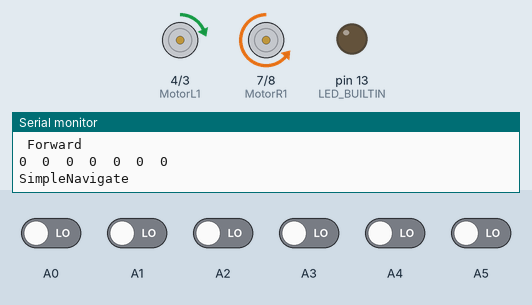
Simulated run of this sketch. Board: Arduino Uno, built with avr-gcc and run on an emulated ATmega328P. Parts: motor-driver pin pairs drawn as motors (green arrow = first pin HIGH = forward, orange = second pin HIGH = backward, longer = more drive, scaled by the enable pin), output pins drawn as LEDs (lit = HIGH), the last lines printed to the serial monitor. Inputs (shaded band) come from the test bench; at power-on: A0–5 LOW.

Above: at 14.4 s.
14.5 s: A0 driven HIGH
At 15.7 s:
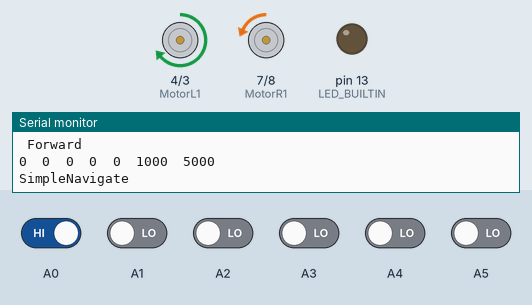
16.0 s: A2 driven HIGH
At 17.2 s:
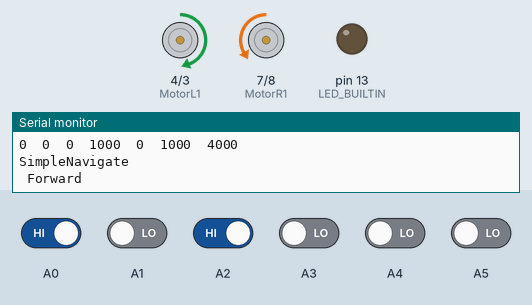
17.5 s: A1 driven HIGH
At 17.91 s:
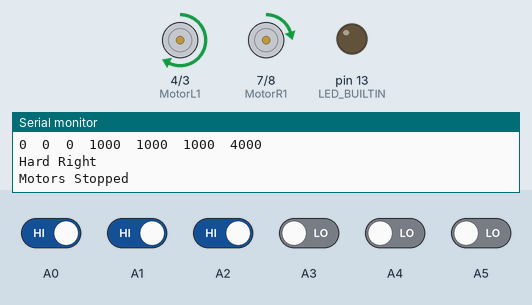
20.5 s: A1 driven LOW
22.5 s: A4 driven HIGH
At 23.6 s:
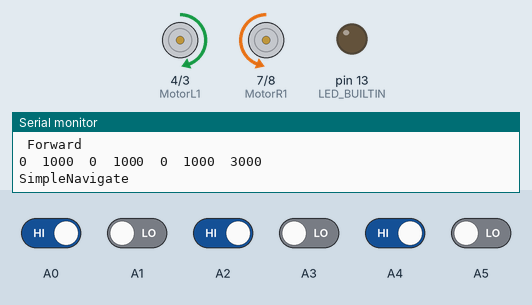
Timing chart, 0 to 25.5 s (numbered marks = the images above; inputs shaded):
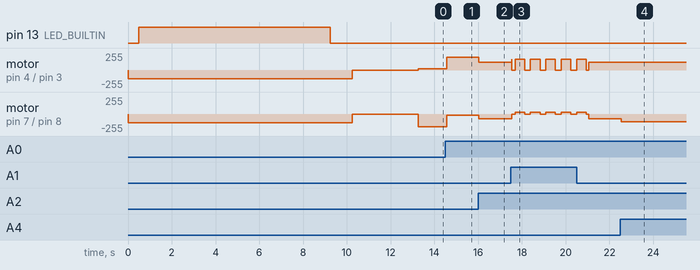

The sketch:

lfr.ino
```cpp
#include <QTRSensors.h>

//motor pins
#define PWM_L 5
#define MotorL1 4
#define MotorL2 3
#define PWM_R 6
#define MotorR1 7
#define MotorR2 8

//motor speed
#define BaseSpeed 255 * 0.65
#define MaxSpeed 255 * 0.75

//Sensor initial
QTRSensors qtr;
const uint8_t SensorCount = 6;
uint16_t sensorValues[SensorCount];


//***************************************************************
void setup() {
  Serial.begin(9600);
  SetupMotor();
  SetupQTR();

  LeftRotate();
  Calibrate();
  Stop(3000);
}


void loop() {
  Navigate();
  delay(8);
}
```

IR_setup.ino
```cpp
void SetupQTR() {
  qtr.setTypeRC();
  qtr.setSensorPins((const uint8_t[]){ A5, A4, A3, A2, A1, A0 }, SensorCount);
  qtr.setEmitterPin(2);
}

void Calibrate() {
  delay(500);
  pinMode(LED_BUILTIN, OUTPUT);
  digitalWrite(LED_BUILTIN, HIGH);  // turn on Arduino's LED to indicate we are in calibration mode

  // Call calibrate() 400 times to make calibration take about 10 seconds.
  for (uint16_t i = 0; i < 350; i++) {
    qtr.calibrate();
  }

  digitalWrite(LED_BUILTIN, LOW);  // turn off Arduino's LED to indicate we are through with calibration

  // print the calibration minimum values measured when emitters were on
  Serial.begin(9600);
  for (uint8_t i = 0; i < SensorCount; i++) {
    Serial.print(qtr.calibrationOn.minimum[i]);
    Serial.print(' ');
  }
  Serial.println();

  // print the calibration maximum values measured when emitters were on
  for (uint8_t i = 0; i < SensorCount; i++) {
    Serial.print(qtr.calibrationOn.maximum[i]);
    Serial.print(' ');
  }
  Serial.println();
  Serial.println();
  delay(1000);
}


uint16_t ReadLine() {
  uint16_t position = qtr.readLineBlack(sensorValues);

  for (uint8_t i = 0; i < SensorCount; i++) {
    Serial.print(sensorValues[i]);
    Serial.print('\t');
  }
  Serial.println(position);
  return position;
}
```

motor_controll.ino
```cpp
void SetupMotor() {
  pinMode(PWM_L, OUTPUT);
  pinMode(MotorL1, OUTPUT);
  pinMode(MotorL2, OUTPUT);
  pinMode(PWM_R, OUTPUT);
  pinMode(MotorR1, OUTPUT);
  pinMode(MotorR2, OUTPUT);

  //set initial speed
  analogWrite(PWM_L, BaseSpeed);
  analogWrite(PWM_R, BaseSpeed);
}


void LeftRotate() {
  analogWrite(PWM_L, BaseSpeed * 0.8);
  analogWrite(PWM_R, BaseSpeed * 0.8);

  digitalWrite(MotorL1, LOW);
  digitalWrite(MotorR1, LOW);

  digitalWrite(MotorR2, HIGH);
  digitalWrite(MotorL2, HIGH);

  Serial.println("LeftRotate");
}

void HardLeft() {
  analogWrite(PWM_R, BaseSpeed);
  analogWrite(PWM_L, BaseSpeed* 0.15);
  Serial.println("Hard Left");

  Stop(150);
  digitalWrite(MotorL1, LOW);
  digitalWrite(MotorR1, LOW);

  digitalWrite(MotorR2, HIGH);
  digitalWrite(MotorL2, HIGH);
  delay(440);
  Stop(100);
}


void HardRight() {
  analogWrite(PWM_R, BaseSpeed* 0.15);
  analogWrite(PWM_L, BaseSpeed);
  Serial.println("Hard Right");

  Stop(150);
  digitalWrite(MotorL1, HIGH);
  digitalWrite(MotorR1, HIGH); //

  digitalWrite(MotorR2, LOW);
  digitalWrite(MotorL2, LOW);
  delay(440);
  Stop(100);
}

void Forward(uint16_t leftMotorSpeed = BaseSpeed, uint16_t rightMotorSpeed = BaseSpeed) {
  analogWrite(PWM_L, leftMotorSpeed);
  analogWrite(PWM_R, rightMotorSpeed);


  digitalWrite(MotorL1, HIGH);
  digitalWrite(MotorR1, LOW);

  digitalWrite(MotorR2, HIGH);
  digitalWrite(MotorL2, LOW);

  Serial.println(" Forward");
}


void Stop(uint16_t Delay) {
  digitalWrite(MotorL1, LOW);
  digitalWrite(MotorR1, LOW);

  digitalWrite(MotorR2, LOW);
  digitalWrite(MotorL2, LOW);

  delay(Delay);
  Serial.println("Motors Stopped");
}

void MotorTest() {
  LeftRotate();
}
```

navigation.ino
```cpp
void Navigate() {
  uint16_t position = ReadLine();

  bool hardLeft = 1;
  bool hardRight = 1;
  bool crossSection = 1;
  bool lineOnCenter = 1;

  for (uint8_t i = 0; i < SensorCount; i++) {
    // if none of the left 3 IR dosnt detect then no need to turn hard left
    if (i < 3 && sensorValues[i] < 400) hardLeft = 0;
    // if none of the right 3 IR dosnt detect then no need to turn hard right
    else if (i >= 3 && sensorValues[i] < 400) hardRight = 0;
    //if any of the ir is not detecting then not a crossSection
    if(sensorValues[i] < 400) crossSection = 0;
    if((i==2 || i==3) && sensorValues[i] < 400) lineOnCenter = 0;
  }

  if(crossSection) CrossSectionNavigate(lineOnCenter);
  else if (hardRight) HardRight();
  else if (hardLeft) HardLeft();
  else SimpleNavigate(position);


}

void SimpleNavigate(uint16_t position) {
  Serial.println("SimpleNavigate");
  //positino 0 to 5000 ==> line position LEFT to RIGHT

  if (position < 400) Forward(BaseSpeed * 0.1, MaxSpeed);
  else if (position < 1000) Forward(BaseSpeed * 0.15, BaseSpeed * 0.85);
  else if (position < 1900) Forward(BaseSpeed * 0.45, BaseSpeed * 0.7);
  else if (position >= 1900 && position <= 3100) Forward(BaseSpeed * 0.7, BaseSpeed * 0.7);
  else if (position > 3100 && position <= 4000) Forward(BaseSpeed * 0.7, BaseSpeed * 0.45);
  else if (position > 4000 && position <= 4600) Forward(BaseSpeed * 0.85, BaseSpeed * 0.12);
  else if (position > 4600) Forward(MaxSpeed, BaseSpeed * 0.1);
}

void CrossSectionNavigate(bool lineOnCenter){
  Serial.println("CrossSection");

  Forward(BaseSpeed * 0.5, BaseSpeed * 0.5);
  delay(150);

  if(!lineOnCenter) {
    Serial.println("Line NOT on CENTER.");
    Stop(150);
    HardLeft();
    delay(440);
    Stop(100);
  }
  else Serial.println("Line On CENTER.");
}
```

Measured:
- after the input at 14.5 s, motor on pin 4 (MotorL1) / pin 3 (MotorL2): forward 16/255 → forward 191/255 after 0.07 s; motor on pin 7 (MotorR1) / pin 8 (MotorR2): backward 191/255 → backward 16/255 after 0.07 s
- after the input at 16.0 s, motor on pin 4 (MotorL1) / pin 3 (MotorL2): forward 191/255 → forward 116/255 at once; motor on pin 7 (MotorR1) / pin 8 (MotorR2): backward 16/255 → backward 74/255 at once
- after the input at 17.5 s, motor on pin 4 (MotorL1) / pin 3 (MotorL2): goes forward 165/255 0.01 s, stopped 0.15 s, 3 × (forward 165/255 0.44 s, stopped 0.26 s), forward 165/255 0.44 s, then stopped, starting at once
- after the input at 22.5 s, motor on pin 7 (MotorR1) / pin 8 (MotorR2): backward 74/255 → backward 116/255 at once
